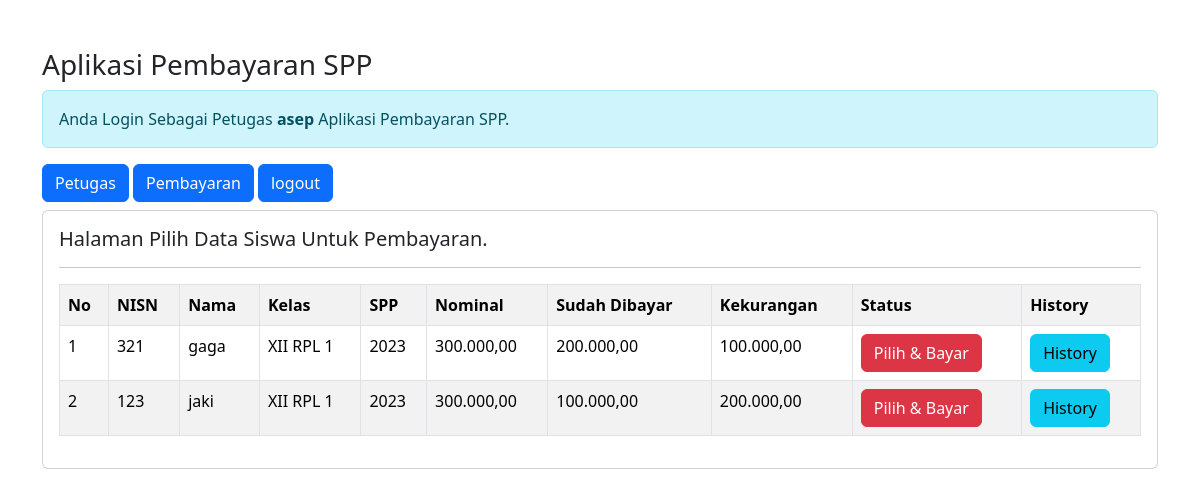
/petugas/petugas.php?url=pembayaran (signed in), run on the app's committed database.
### tables this page shows
CREATE TABLE `siswa` (
  `nisn` char(10) NOT NULL,
  `nis` char(8) NOT NULL,
  `nama` varchar(35) NOT NULL,
  `id_kelas` int(11) NOT NULL,
  `alamat` text NOT NULL,
  `no_telp` varchar(13) NOT NULL,
  `id_spp` int(11) NOT NULL
);

CREATE TABLE `kelas` (
  `id_kelas` int(11) NOT NULL,
  `nama_kelas` varchar(10) NOT NULL,
  `kompetensi_keahlian` varchar(50) NOT NULL
);

CREATE TABLE `spp` (
  `id_spp` int(11) NOT NULL,
  `tahun` int(11) NOT NULL,
  `nominal` int(11) NOT NULL
);

### petugas/pembayaran.php (the view)
<h5>Halaman Pilih Data Siswa Untuk Pembayaran.</h5>
<hr>
<table class="table table-striped table-bordered">
    <tr class="fw-bold">
        <td>No</td>
        <td>NISN</td>
        <td>Nama</td>
        <td>Kelas</td>
        <td>SPP</td>
        <td>Nominal</td>
        <td>Sudah Dibayar</td>
        <td>Kekurangan</td>
        <td>Status</td>
        <td>History</td>
    </tr>
    <?php
    include '../koneksi.php';
    $no = 1;
    $sql = "SELECT*FROM siswa,spp,kelas WHERE siswa.id_kelas=kelas.id_kelas AND siswa.id_spp=spp.id_spp ORDER By nama ASC";
    $query = mysqli_query($koneksi, $sql);
    foreach($query as $data){
        $data_pembayaran = mysqli_query($koneksi,"SELECT SUM(jumlah_bayar) as jumlah_bayar FROM pembayaran WHERE nisn='$data[nisn]'");
        $data_pembayaran = mysqli_fetch_array($data_pembayaran);
        $sudah_bayar = $data_pembayaran['jumlah_bayar'];
        $kekurangan = $data['nominal']-$data_pembayaran['jumlah_bayar'];
        ?>
        <tr>
            <td><?= $no++; ?></td>
            <td><?= $data['nisn'] ?></td>
            <td><?= $data['nama'] ?></td>
            <td><?= $data['nama_kelas'] ?></td>
            <td><?= $data['tahun'] ?> </td>
            <td><?= number_format ($data['nominal'],2,',','.' ); ?></td>
            <td><?= number_format ($sudah_bayar,2,',','.' ); ?></td>
            <td><?= number_format ($kekurangan,2,',','.' ); ?></td>
            <td>
                <?php
                if($kekurangan==0){
                    echo"<span class='badge text-bg-success'> Sudah Lunas </span>";
                }else{ ?>
                    <a href="?url=tambah-pembayaran&nisn=<?= $data['nisn'] ?>&kekurangan=<?= $kekurangan?>" class="btn btn-danger"> Pilih & Bayar </a>
                <?php } ?>
            </td>
            <td>
                <a href="?url=history-pembayaran&nisn=<?= $data['nisn'] ?>" class='btn btn-info'>History</a>
            </td>
        </tr>
    <?php } ?>
</table>

### data on the page
siswa: nisn "321", nama "gaga", id_kelas.nama_kelas "XII RPL 1", id_spp.tahun "2023", id_spp.nominal "300.000,00", sudah_bayar "200.000,00", kekurangan "100.000,00"
siswa: nisn "123", nama "jaki", id_kelas.nama_kelas "XII RPL 1", id_spp.tahun "2023", id_spp.nominal "300.000,00", sudah_bayar "100.000,00", kekurangan "200.000,00"

### other printed values
$_SESSION['nama_petugas'] "asep"
